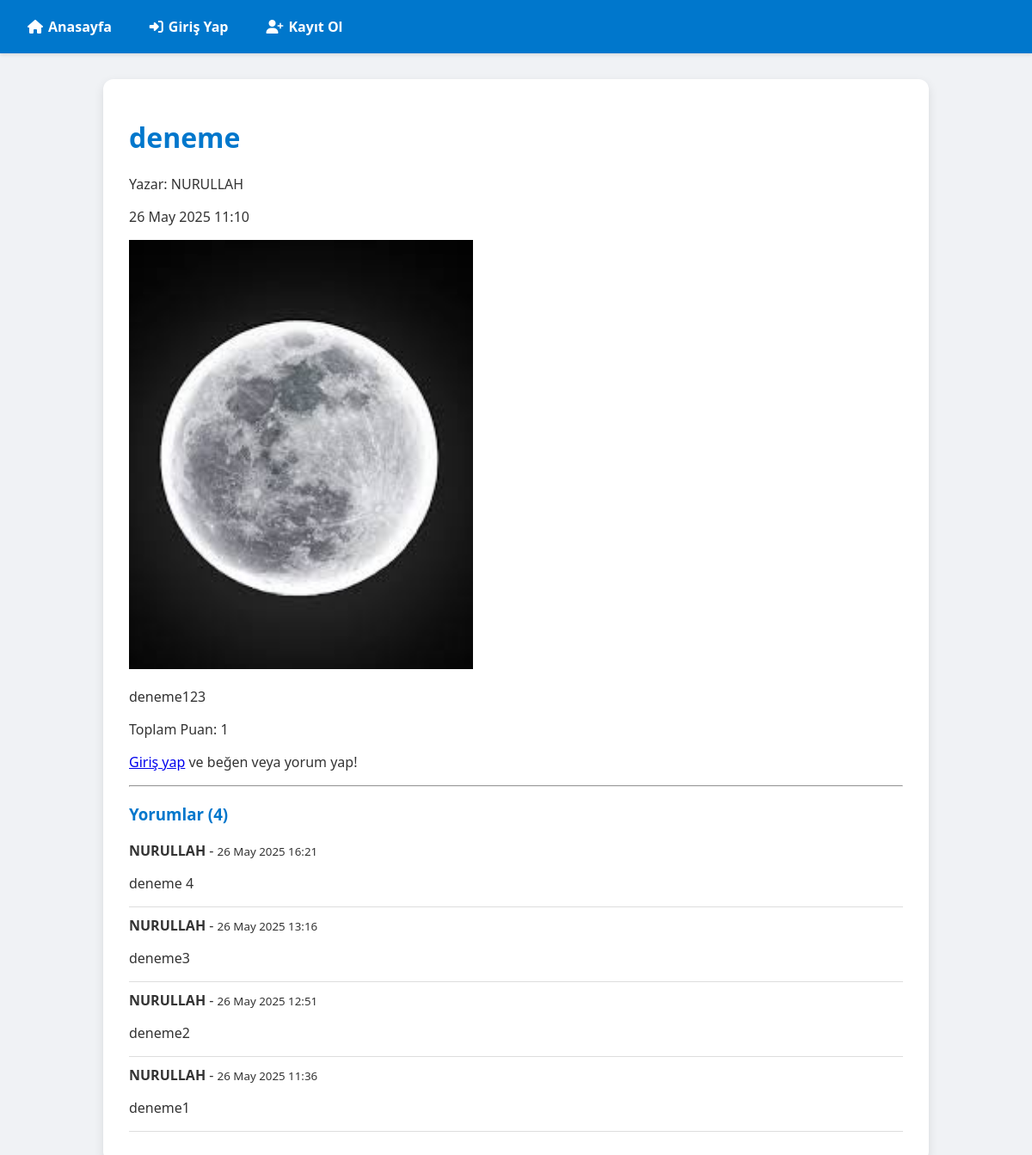
The app's page /post/1/ with its own data.
### blog/models.py (models this page shows, shortened)
class Post(models.Model):
    author = models.ForeignKey(User, on_delete=models.CASCADE, related_name='posts')
    title = models.CharField(max_length=200)
    content = models.TextField()
    image = models.ImageField(upload_to='post_images/', blank=True, null=True)
    created_at = models.DateTimeField(auto_now_add=True)

class Comment(models.Model):
    user = models.ForeignKey(User, on_delete=models.CASCADE)
    post = models.ForeignKey(Post, on_delete=models.CASCADE, related_name='comments')
    content = models.TextField()
    created_at = models.DateTimeField(auto_now_add=True)

### blog/views.py (the view)
# urls.py: path('post/<int:pk>/', views.post_detail, name='post_detail'),
def post_detail(request, pk):
    post = Post.objects.get(pk=pk)
    comments = post.comments.all().order_by('-created_at')
    score = post.likes.aggregate(total=Sum('vote'))['total'] or 0
    if request.method == 'POST':
        if not request.user.is_authenticated:
            return redirect('login')
        form = CommentForm(request.POST)
        if form.is_valid():
            comment = form.save(commit=False)
            comment.user = request.user
            comment.post = post
            comment.save()
            return redirect('post_detail', pk=pk)
    else:
        form = CommentForm()
    user_vote = None
    if request.user.is_authenticated:
        try:
            user_vote = Like.objects.get(user=request.user, post=post).vote
        except Like.DoesNotExist:
            user_vote = None
    context = {
        'post': post,
        'comments': comments,
        'form': form,
        'score': score,
        'user_vote': user_vote,
    }
    return render(request, 'blog/post_detail.html', context)

### blog/templates/blog/post_detail.html (shortened to what this page needs)
{% extends 'blog/base.html' %}
{% block content %}
    <h1>{{ post.title }}</h1>
    <p>Yazar: {{ post.author.username }}</p>
    <p>{{ post.created_at|date:"d M Y H:i" }}</p>
    {% if post.image %}
        <img src="{{ post.image.url }}" alt="Post resmi" width="400px">
    {% endif %}
    <p>{{ post.content }}</p>
    <p>Toplam Puan: {{ score }}</p>
    {% if user.is_authenticated %}
        <p>
            <a href="{% url 'like_post' post.pk 'like' %}" style="color: {% if user_vote == 1 %}green{% else %}black{% endif %};">👍 Beğen</a> |
            <a href="{% url 'like_post' post.pk 'dislike' %}" style="color: {% if user_vote == -1 %}red{% else %}black{% endif %};">👎 Beğenme</a>
        </p>
    {% else %}
        <p><a href="{% url 'login' %}">Giriş yap</a> ve beğen veya yorum yap!</p>
    {% endif %}
    <hr>
    <h3>Yorumlar ({{ comments.count }})</h3>
    {% for comment in comments %}
        <div style="border-bottom:1px solid #ddd; margin-bottom:10px;">
            <b>{{ comment.user.username }}</b> - <small>{{ comment.created_at|date:"d M Y H:i" }}</small>
            <p>{{ comment.content }}</p>
        </div>
    {% empty %}
        <p>Henüz yorum yok.</p>
    {% endfor %}
{% endblock %}

### blog/templates/blog/base.html (style rules this page uses)
body { font-family: 'Segoe UI', Tahoma, Geneva, Verdana, sans-serif; margin: 0; padding: 0; background-color: #f0f2f5; color: #333; transition: background-color 0.3s ease, color 0.3s ease; }
h1, h2, h3 { color: #0077cc; }

### records on screen
Post: title "deneme", author.username "NURULLAH", created_at "26 May 2025 11:10", image (picture), content "deneme123"
Comment: user.username "NURULLAH", created_at "26 May 2025 16:21", content "deneme 4"
Comment: user.username "NURULLAH", created_at "26 May 2025 13:16", content "deneme3"
Comment: user.username "NURULLAH", created_at "26 May 2025 12:51", content "deneme2"
Comment: user.username "NURULLAH", created_at "26 May 2025 11:36", content "deneme1"

### other values on screen
{{ score }} "1"
{{ comments.count }} "4"
